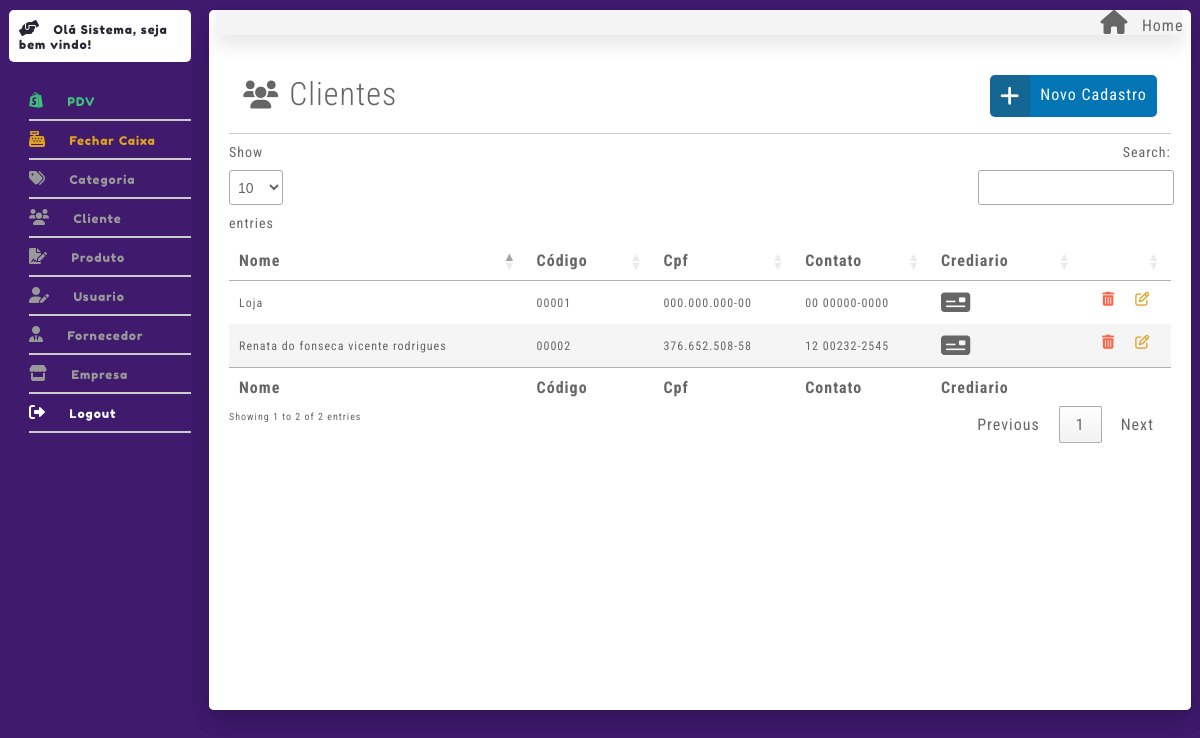
/index.php?controller=ClienteController&metodo=Listar (signed in), run on the app's committed database.
### tables this page shows
CREATE TABLE `clientes` (
  `ID` int(11) NOT NULL,
  `CODIGO` varchar(6) NOT NULL,
  `NOME` varchar(255) DEFAULT NULL,
  `CPF` varchar(15) DEFAULT NULL,
  `RG` varchar(14) DEFAULT NULL,
  `CIDADE` varchar(40) DEFAULT NULL,
  `LOGRADOURO` varchar(80) DEFAULT NULL,
  `NUMERO` varchar(10) DEFAULT NULL,
  `BAIRRO` varchar(40) DEFAULT NULL,
  `CEP` varchar(40) DEFAULT NULL,
  `UF` varchar(2) DEFAULT NULL,
  `TELEFONE` double DEFAULT NULL,
  `CELULAR` varchar(14) DEFAULT NULL,
  `SEXO` enum('M','F') DEFAULT NULL,
  `ATIVO` enum('S','N') DEFAULT NULL,
  `NOMEMAE` varchar(100) DEFAULT NULL,
  `EMPREGOATUAL` varchar(100) DEFAULT NULL,
  `RENDA` double DEFAULT NULL,
  `LIMITE` double DEFAULT NULL
);

### src/Controllers/ClienteController.php (called while the page is built, shortened)
<?php
class ClienteController extends Notifications
{
    public function Listar ()
    {
        $obj = new ClienteDao();
        $ret = $obj->Listar();
        require_once "Views/Painel/Index.php";
    }
}

### src/index.php (called while the page is built, shortened)
<?php
if ($_GET) {
    $metodo = $_GET['metodo'];
    $entity = new $controllerClass();
    $entity->$metodo();
} else {
    require_once 'Controllers/BaseController.php';
    $start = new BaseController();
    $start->Login();
}

### src/Models/Contexto.php (called while the page is built, shortened)
<?php
class Contexto
{
    protected $banco;
    protected function __construct() {
        $inf = "mysql:host=localhost;dbname=ar3_pdv";
        try {
            $this->banco = new PDO($inf, "root", "",array(PDO::MYSQL_ATTR_INIT_COMMAND => "SET NAMES utf8"));
            $this->banco->setAttribute(PDO::ATTR_ERRMODE, PDO::ERRMODE_EXCEPTION);
        } catch (PDOException $e) {
            die($e->getMessage());
        }
    }
    protected function ObterTodos($tabela){
        $sql = "SELECT * FROM {$tabela} ORDER BY ID DESC";
        try{
            $p = $this->banco->prepare($sql);
            $ret = $p->execute();
            $this->banco = null;
            if(!$ret){
                echo "Erro ao buscar {$tabela}";
            }else{
                $retor = $p->fetchAll(PDO::FETCH_OBJ);
                return $retor;
            }
        }catch(PDOException $e){
           die($e->getMessage());
        }
    }
}

### src/Models/ClienteDao.php (called while the page is built, shortened)
<?php
class ClienteDao extends Contexto
{
    public function Listar()
    {
        return $this->ObterTodos('CLIENTES');
    }
}
?>

### src/Views/Cliente/Listar.php (the view, shortened to what this page needs)
<section class='canva shadow-down mg-t-2 bg-branco radius pd-20'>
    <div class="box-12 flex justify-center limpar">
        <div class="box-8">
            <h1 class="fonte32 fonte-roboto fw-300 mg-b-2"><i class="fas fa-users fonte28 fnc-cinza mg-r-1"></i>Clientes</h1>
        </div>
        <div class="box-4 new-add">
            <div class="w-100 flex justify-end">
                <div class="w-30 bg-p2-azul-escuro pd-10 radius-start"><i class="fa-solid fa-plus fonte22 fnc-branco fonte-open fw-bold"></i></div>
                <div class="w-70 bg-p2-azul pd-10 radius-end"><a href="index.php?controller=ClienteController&metodo=Index" class="fnc-branco ">Novo Cadastro</a></div>
            </div>
        </div>
    </div>
    <div class="divider limpar"></div>
    <table id="table" class="">
        <thead class="head">
            <tr>
                <th class="pd-10 fonte16 fw-400 espaco-letra fnc-preto fonte-poppin txt-e">Nome</th>
                <th class="pd-10 fonte16 fw-400 espaco-letra fnc-preto fonte-poppin txt-e">Código</th>
                <th class="pd-10 fonte16 fw-400 espaco-letra fnc-preto fonte-poppin txt-e">Cpf</th>
                <th class="pd-10 fonte16 fw-400 espaco-letra fnc-preto fonte-poppin txt-e">Contato</th>
                <th class="pd-10 fonte16 fw-400 espaco-letra fnc-preto fonte-poppin txt-e">Crediario</th>
                <th class="pd-10 fonte16 fw-400 espaco-letra fnc-preto fonte-poppin txt-e"></th>
            </tr>
        </thead>
        <tbody>
            <form action="" method="POST" class="bg-p3-paper">
                <?php
                if (isset($ret) && count($ret) > 0) {
                    foreach ($ret as $dados) { ?>
                        <tr class="zebra">
                            <td class="pd-l-1 fonte12 espaco-letra txt-e"> <?php echo $dados->NOME; ?> </td>
                            <td class="pd-l-1 fonte12 espaco-letra txt-e"> <?php echo $dados->CODIGO; ?> </td>
                            <td class="pd-l-1 fonte12 espaco-letra txt-e"> <?php echo $dados->CPF; ?> </td>
                            <td class="pd-l-1 fonte12 espaco-letra txt-e"> <?php echo $dados->CELULAR; ?> </td>
                            <td class="pd-l-1 fonte12 espaco-letra txt-e">
                                <a href="index.php?controller=CrediarioController&metodo=Listar&id=<?php echo $dados->ID ?>"> <i class='fas fa-money-check fonte26 fnc-verde'></i> </a>
                            </td>
                            <td class="pd-l-1 fonte12 espaco-letra flex justify-center item-centro">
                                <a href="index.php?controller=ClienteController&metodo=DeleteConfirm&id=<?php echo $dados->ID ?>"> <i class="fa-solid fa-trash-can fonte14 fnc-tomato mg-r-2"></i> </a>
                                <a href="index.php?controller=ClienteController&metodo=Index&id=<?php echo $dados->ID ?>"> <i class="fa-regular fa-pen-to-square fonte14 fnc-laranja"></i> </a>
                            </td>
                        </tr>
                <?php     }
                }
                ?>
            </form>
        </tbody>
        <tfoot>
        <tr>
                <th class="pd-10 fonte16 fw-400 espaco-letra fnc-preto fonte-poppin txt-e">Nome</th>
                <th class="pd-10 fonte16 fw-400 espaco-letra fnc-preto fonte-poppin txt-e">Código</th>
                <th class="pd-10 fonte16 fw-400 espaco-letra fnc-preto fonte-poppin txt-e">Cpf</th>
                <th class="pd-10 fonte16 fw-400 espaco-letra fnc-preto fonte-poppin txt-e">Contato</th>
                <th class="pd-10 fonte16 fw-400 espaco-letra fnc-preto fonte-poppin txt-e">Crediario</th>
                <th class="pd-10 fonte16 fw-400 espaco-letra fnc-preto fonte-poppin txt-e"></th>
            </tr>
        </tfoot>
    </table>
</section>

### data on the page
clientes: NOME "Renata do fonseca vicente rodrigues", CODIGO "00002", CPF "376.652.508-58", CELULAR "12 00232-2545"
clientes: NOME "Loja", CODIGO "00001", CPF "000.000.000-00", CELULAR "00 00000-0000"

### other printed values
$_SESSION['nome'] "Sistema"
